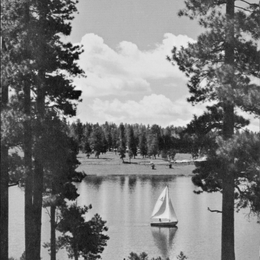
%> input picture P3/p3/lake.bmp, 260 x 260 px, shrunk from 512 x 512 before the run
$ octave main.m   (GNU Octave 9; MATLAB toolbox functions it lacks are replaced by stand-ins)
%> lines starting %> are read from the running program, lines starting %| are printed output that depends on the picture
%> further down, I0 is the input picture: size 260x260 uint8; min 9, max 246, mean 124.4
### P3/p3/PryamidDecomp.m
function [I1e, I2e ,I3e, I4e, I5e, I6e, I7e, I8e] = PryamidDecomp(I)
% I=imread('lake.bmp');
figure;
imshow(I);title('Level 0 Image');

I1 = impyramid(I, 'reduce');
figure;
imshow(I1);title('Level 1 Pyramid Image');
I1e = impyramid(I1,'expand');
figure;
imshow(I1e);title('Level 1 Expanded Image');

I2 = impyramid(I1, 'reduce');
figure;
imshow(I2);title('Level 2 Pyramid Image');
I2e = impyramid(I2,'expand');
I2e = impyramid(I2e,'expand');
%> I2e: size 257x257 uint8
figure;
imshow(I2e);title('Level 2 Expanded Image');


I3 = impyramid(I2, 'reduce');
figure;
imshow(I3);title('Level 3 Pyramid Image');
I3e = impyramid(I3,'expand');
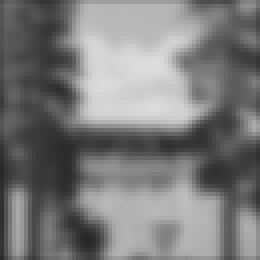
%> I3e: size 65x65 uint8 (shown 4 times larger); min 39, max 222, mean 123.3
I3e = impyramid(I3e,'expand');
%> I3e: size 129x129 uint8
I3e = impyramid(I3e,'expand');
%> I3e: size 257x257 uint8
figure;
imshow(I3e);title('Level 3 Expanded Image');

I4 = impyramid(I3, 'reduce');
figure;
imshow(I4);title('Level 4 Pyramid Image');
I4e = impyramid(I4,'expand');
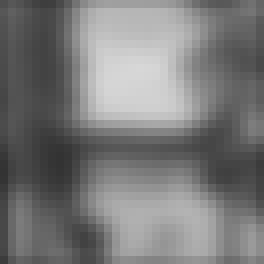
%> I4e: size 33x33 uint8 (shown 8 times larger); min 51, max 215, mean 121.9
I4e = impyramid(I4e,'expand');
%> I4e: size 65x65 uint8
I4e = impyramid(I4e,'expand');
%> I4e: size 129x129 uint8
I4e = impyramid(I4e,'expand');
%> I4e: size 257x257 uint8
figure;
imshow(I4e);title('Level 4 Expanded Image');

I5 = impyramid(I4, 'reduce');
%> I5 = [98 81 112 173 182 175 136 110 123; 89 77 116 183 192 186 148 104 98; 84 74 111 191 210 196 143 100 91; 82 76 108 184 203 196 151 106 109; 80 70 84 124 136 135 108 89 113; 66 65 66 104 114 111 95 74 78; 78 84 83 135 156 157 143 101 89; 90 104 88 119 165 165 166 138 138; 87 107 99 110 155 156 163 141 155]
figure;
imshow(I5);title('Level 5 Pyramid Image');
I5e = impyramid(I5,'expand');
I5e = impyramid(I5e,'expand');
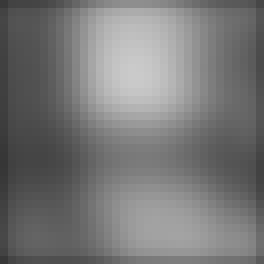
%> I5e: size 33x33 uint8 (shown 8 times larger); min 54, max 202, mean 119.6
I5e = impyramid(I5e,'expand');
%> I5e: size 65x65 uint8
I5e = impyramid(I5e,'expand');
%> I5e: size 129x129 uint8
I5e = impyramid(I5e,'expand');
%> I5e: size 257x257 uint8
figure;
imshow(I5e);title('Level 5 Expanded Image');

I6 = impyramid(I5, 'reduce');
%> I6 = [92 124 175 143 115; 84 123 182 145 104; 76 100 142 121 99; 80 96 135 129 106; 92 106 143 154 145]
figure;
imshow(I6);title('Level 6 Pyramid Image');
I6e = impyramid(I6,'expand');
%> I6e = [73 94 110 131 145 140 126 112 90; 81 106 126 151 167 161 144 127 100; 78 102 123 148 165 159 141 123 96; 74 96 114 137 152 148 133 117 93; 71 90 105 124 138 136 125 113 91; 71 88 101 118 132 132 124 114 93; 73 89 101 117 131 134 129 121 99; 77 94 104 120 135 140 139 134 112; 71 85 94 108 121 128 129 127 108]
I6e = impyramid(I6e,'expand');
I6e = impyramid(I6e,'expand');
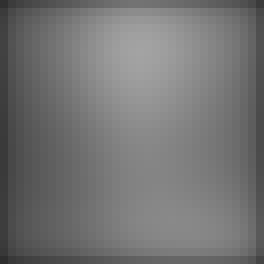
%> I6e: size 33x33 uint8 (shown 8 times larger); min 46, max 163, mean 115.2
I6e = impyramid(I6e,'expand');
%> I6e: size 65x65 uint8
I6e = impyramid(I6e,'expand');
%> I6e: size 129x129 uint8
I6e = impyramid(I6e,'expand');
%> I6e: size 257x257 uint8
figure;
imshow(I6e);title('Level 6 Expanded Image');

I7 = impyramid(I6, 'reduce');
%> I7 = [103 144 123; 92 129 115; 95 129 136]
figure;
imshow(I7);title('Level 7 Pyramid Image');
I7e = impyramid(I7,'expand');
%> I7e = [82 106 118 115 95; 90 117 129 128 106; 87 112 125 125 105; 86 111 124 127 110; 76 98 110 115 101]
I7e = impyramid(I7e,'expand');
%> I7e = [66 83 93 99 103 103 100 93 76; 78 99 110 118 122 123 119 111 91; 81 102 113 121 125 127 123 115 94; 81 102 113 121 125 127 124 116 95; 80 100 111 119 124 126 123 116 95; 79 99 110 118 123 125 124 117 96; 77 97 108 116 121 124 123 117 97; 74 93 103 111 116 119 119 113 94; 62 78 86 93 97 100 100 96 80]
I7e = impyramid(I7e,'expand');
I7e = impyramid(I7e,'expand');
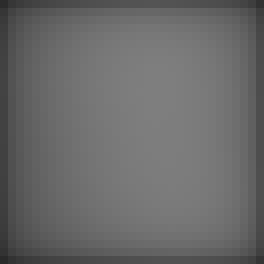
%> I7e: size 33x33 uint8 (shown 8 times larger); min 42, max 126, mean 105.1
I7e = impyramid(I7e,'expand');
%> I7e: size 65x65 uint8
I7e = impyramid(I7e,'expand');
%> I7e: size 129x129 uint8
I7e = impyramid(I7e,'expand');
%> I7e: size 257x257 uint8
figure;
imshow(I7e);title('Level 7 Expanded Image');

I8 = impyramid(I7, 'reduce');
%> I8 = [111 125; 106 128]
figure;
imshow(I8);title('Level 8 Pyramid Image');
I8e = impyramid(I8,'expand');
%> I8e = [86 103 94; 97 118 108; 84 103 95]
I8e = impyramid(I8e,'expand');
%> I8e = [69 84 89 88 75; 82 101 107 106 90; 85 104 111 109 93; 82 101 107 106 90; 68 84 89 88 75]
I8e = impyramid(I8e,'expand');
%> I8e = [56 69 74 78 79 80 78 73 61; 68 84 91 95 97 98 95 90 74; 73 90 98 102 104 105 102 96 79; 75 93 101 106 108 108 106 100 82; 76 94 102 107 109 109 106 100 83; 75 93 101 106 108 108 106 100 82; 73 90 98 102 104 105 102 96 79; 68 84 91 95 97 98 95 90 74; 55 68 74 78 79 80 78 73 61]
I8e = impyramid(I8e,'expand');
I8e = impyramid(I8e,'expand');
I8e = impyramid(I8e,'expand');
%> I8e: size 65x65 uint8
I8e = impyramid(I8e,'expand');
%> I8e: size 129x129 uint8
I8e = impyramid(I8e,'expand');
%> I8e: size 257x257 uint8
figure;
imshow(I8e);title('Level 8 Expanded Image');

### P3/p3/EdgeDetection.m
function EdgeDetection(I0, I1e, I2e, I3e, I4e, I5e, I6e, I7e, I8e)

% Sobel edge detection of all the expanded images

ISobel1 = edge(I1e, 'sobel');
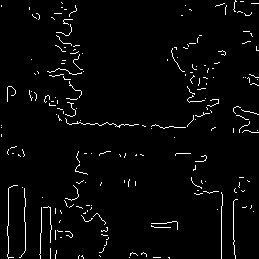
%> ISobel1: size 259x259 logical; 2.9% white in thin lines or dots
figure;
subplot(4,2,1);
imshow(ISobel1);
title('Sobel edge detection of I1e');
ISobel2 = edge(I2e, 'sobel');
%> ISobel2: size 257x257 logical; 2.1% white in thin lines or dots
subplot(4,2,2);
imshow(ISobel2);
title('Sobel edge detection of I2e');
ISobel3 = edge(I3e, 'sobel');
%> ISobel3: size 257x257 logical; 2% white in thin lines or dots
subplot(4,2,3);
imshow(ISobel3);
title('Sobel edge detection of I3e');
ISobel4 = edge(I4e, 'sobel');
%> ISobel4: size 257x257 logical; 1.6% white in thin lines or dots
subplot(4,2,4);
imshow(ISobel4);
title('Sobel edge detection of I4e');
ISobel5 = edge(I5e, 'sobel');
subplot(4,2,5);
imshow(ISobel5);
title('Sobel edge detection of I5e');
ISobel5 = edge(I6e, 'sobel');
subplot(4,2,6);
imshow(ISobel5);
title('Sobel edge detection of I6e');
ISobel5 = edge(I7e, 'sobel');
subplot(4,2,7);
imshow(ISobel5);
title('Sobel edge detection of I7e');
ISobel5 = edge(I8e, 'sobel');
subplot(4,2,8);
imshow(ISobel5);
title('Sobel edge detection of I8e');

% Canny edge detection of the original image  with different sigma values
% to closely match the Sobel edge detection of the expanded images

I0=imread('lake.bmp');

Iedges1 = edge(I0, 'canny', [], 6);
%> Iedges1: size 260x260 logical; 3.8% white in thin lines or dots
figure;
subplot(4,2,1);
imshow(Iedges1);
title('Canny edge detection for sigma=8');

Iedges2 = edge(I0, 'canny', [], 10);
%> Iedges2: size 260x260 logical; 2.4% white in thin lines or dots
subplot(4,2,2);
imshow(Iedges2);
title('Canny edge detection for sigma=12');

Iedges3 = edge(I0, 'canny', [], 16);
%> Iedges3: size 260x260 logical; 1.7% white in thin lines or dots
subplot(4,2,3);
imshow(Iedges3);
title('Canny edge detection for sigma=17');

Iedges4 = edge(I0, 'canny', [], 22);
%> Iedges4: size 260x260 logical; 1.3% white in thin lines or dots
subplot(4,2,4);
imshow(Iedges4);
title('Canny edge detection for sigma=22');

Iedges5 = edge(I0, 'canny', [], 27);
%> Iedges5: size 260x260 logical; 1.2% white in thin lines or dots
subplot(4,2,5);
imshow(Iedges5);
title('Canny edge detection for sigma=27');

Iedges6 = edge(I0, 'canny', [], 32);
%> Iedges6: size 260x260 logical; 1.1% white in thin lines or dots
subplot(4,2,6);
imshow(Iedges6);
title('Canny edge detection for sigma=32');

Iedges7 = edge(I0, 'canny', [], 38);
%> Iedges7: size 260x260 logical; 1.1% white in thin lines or dots
subplot(4,2,7);
imshow(Iedges7);
title('Canny edge detection for sigma=38');

Iedges8 = edge(I0, 'canny', [], 45);
%> Iedges8: size 260x260 logical; 0.93% white in thin lines or dots
subplot(4,2,8);
imshow(Iedges8);
title('Canny edge detection for sigma=45');


% For L=0 Canny edge detection and finding the 50 largest edge components

canny0 = edge(I0, 'canny', [], 6);
f1=bwlabel(canny0);
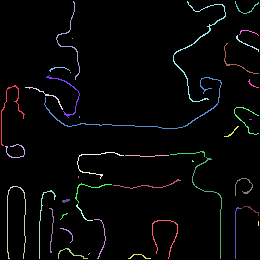
%> f1: size 260x260 double; 44 distinct labels, from 0 to 43; one colour per label, 0 black
figure;subplot(2,2,1);
imshow(f1);title('Canny edge detection for L=0');

g1=zero(1,123);
[m,n]=size(f1);
%> m = 260; n = 260

for i=1:m
    for j=1:n
        for k=1:123
            if f1(i,j)==k
               g1(k)=g1(k)+1;
            end
        end
    end
end

M1 = (f1==1)|(f1==5)|(f1==6)|(f1==7)|(f1==9)|(f1==10)|(f1==11)|(f1==15)|(f1==16)|(f1==17)|(f1==18)|(f1==21)|(f1==23)|(f1==25)|(f1==27)|(f1==29)|(f1==31)|(f1==32)|(f1==33)|(f1==36)|(f1==39)|(f1==43)|(f1==45)|(f1==50)|(f1==53)|(f1==56)|(f1==59)|(f1==60)|(f1==61)|(f1==70)|(f1==72)|(f1==76)|(f1==79)|(f1==84)|(f1==86)|(f1==88)|(f1==90)|(f1==96)|(f1==97)|(f1==100)|(f1==101)|(f1==103)|(f1==107)|(f1==108)|(f1==109)|(f1==110)|(f1==115)|(f1==117)|(f1==118)|(f1==71);
subplot(2,2,2);
imshow(M1);title('50 largest edge components for L=0');

% For L=2 Canny edge detection and finding the 50 largest edge components

canny2 = edge(I2e, 'canny', [], 6);
f2=bwlabel(canny2);
subplot(2,2,3);
imshow(f2);title('Canny edge detection for L=2');

g2=zero(1,100);
[m,n]=size(f2);

for i=1:m
    for j=1:n
        for k=1:100
            if f2(i,j)==k
               g2(k)=g2(k)+1;
            end
        end
    end
end

M2 = (f2==1)|(f2==2)|(f2==4)|(f2==5)|(f2==6)|(f2==7)|(f2==8)|(f2==10)|(f2==11)|(f2==13)|(f2==15)|(f2==17)|(f2==18)|(f2==20)|(f2==21)|(f2==22)|(f2==24)|(f2==27)|(f2==28)|(f2==29)|(f2==30)|(f2==33)|(f2==38)|(f2==45)|(f2==46)|(f2==47)|(f2==49)|(f2==50)|(f2==51)|(f2==57)|(f2==60)|(f2==65)|(f2==66)|(f2==68)|(f2==70)|(f2==72)|(f2==73)|(f2==77)|(f2==78)|(f2==81)|(f2==82)|(f2==84)|(f2==86)|(f2==87)|(f2==88)|(f2==91)|(f2==93)|(f2==58)|(f2==59)|(f2==3);
subplot(2,2,4);
imshow(M2);title('50 largest edge components for L=2');

### P3/p3/zero.m
%%%%%%%%%%%%%  Function zero %%%%%%%%%%%%%%%%%%%%%%%%%%%%%%%%%%%%%%%%%
% Purpose:
%      Set up an MxN image full of zeros - useful for dealing with
%      border effects
%
% Input Variables:
%      M, N    rows (M) and columns (N) in f
%      x       x coordinate of a pixel
%      y       y coordinate of a pixel
%
% Returned Results:
%      fzero   new image full of all zeros
%
% Processing Flow:
%      1.  Cycle through MxN array and fill with ZEROS
%
%  Restrictions/Notes:
%      This function takes an 8-bit image as input.
%
%  The following functions are called:
%      NONE
%
%  Author:      William E. Higgins
%  Date:        08/22/2013
%%%%%%%%%%%%%%%%%%%%%%%%%%%%%%%%%%%%%%%%%%%%%%%%%%%%%%%%%%%%%%%%%%%%%%%

function [zeroimage] = zero(M,N)
for x = 1 : M
    for y = 1 : N
        zeroimage(x,y) = 0;
    end
end

### P3/p3/main.m
%%%%%%%%%%%%% The main.m file %%%%%%%%%%%%%%%%%%%%%%%%%%%%%%%%%%%%%%%%%%%%
%   Purpose:
%      To obtain the gaussian pyramid of the image 'lake.bmp'
%      by using the MATLAB function impyramid. Also, to use different
%      operators and sigmas to get the edge of original lake image and
%      expanded images. Finally to find the 50 largest edge components
%      using Canny opearator for two levels(L=0 & L=2)
%
%   Processing Flow:
%      1.  Read the image 'lake.bmp'
%      2.  Obtain all levels of gaussian pyramid for input image
%      3.  Obtain the edges using sobel operator for the expanded images
%      4.  Obtain the edges using Canny operator for the original image
%          with different sigma values
%      5.  For L=0 and L=2, obtain the 50 largest edge components using
%          Cannny operator
%
%   The following functions are called:
%      PryamidDecomp()
%      EdgeDetection()
%
%   Author:      Pritesh Kanani, Manjot Singh, Indrajit Murugappan
%   Date:        10/25/2013
%%%%%%%%%%%%%%%%%%%%%%%%%%%%%%%%%%%%%%%%%%%%%%%%%%%%%%%%%%%%%%%%%%%%%%%%%%%


% Read image input image
I0 = imread('lake.bmp');

% Obtain the gaussian pyramid for the input image
[I1e, I2e, I3e, I4e, I5e, I6e, I7e, I8e] = PryamidDecomp(I0);

% Obtain the eges of original image and expanded image
%> (the run ends here)
